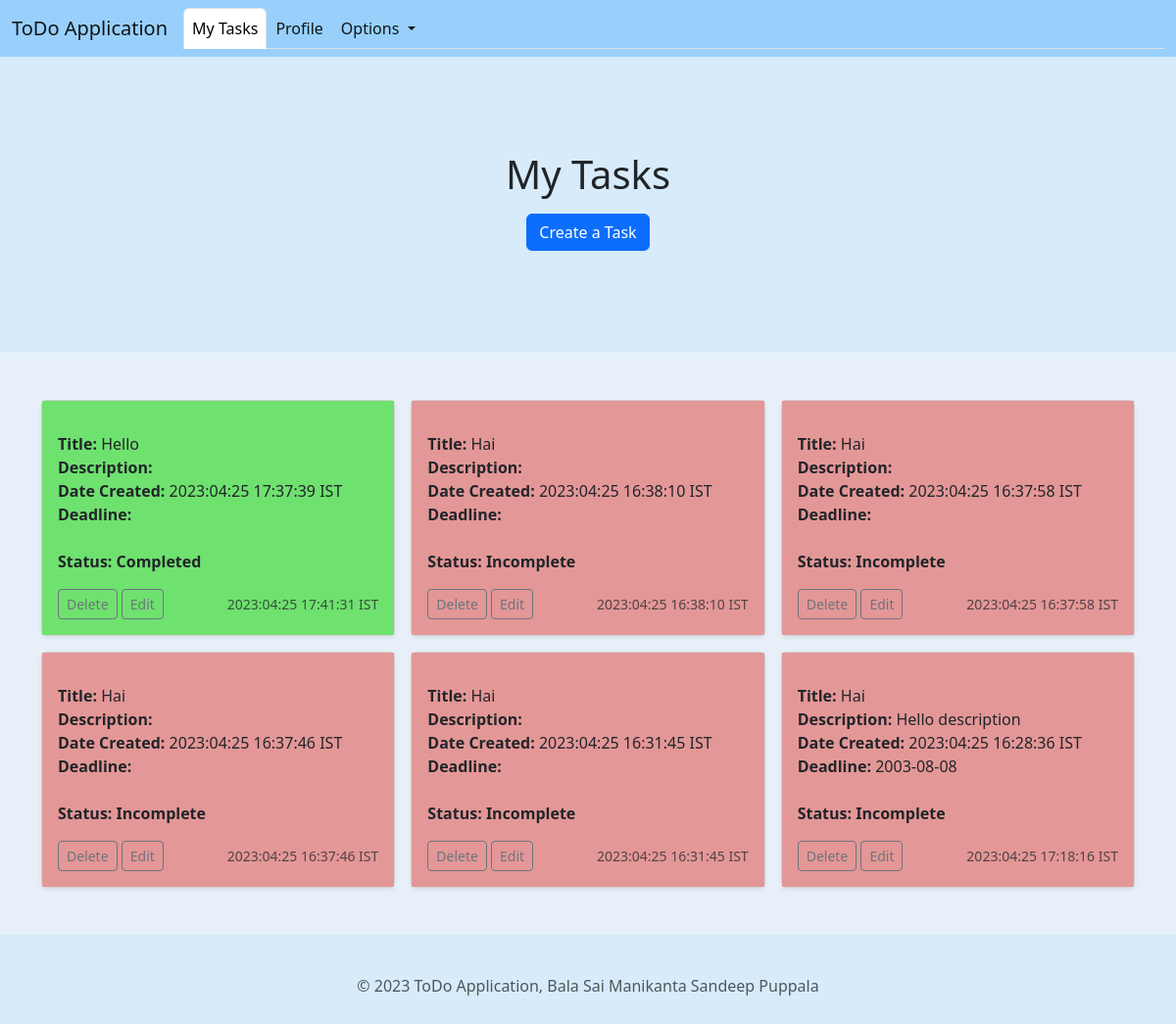
Screenshot of /home (signed in) with the database file from the repository.
### application/models.py (models this page shows)
class todo(db.Model):
    __tablename__="todo"
    todo_id=db.Column(db.Integer,primary_key=True)
    creator_id=db.Column(db.Integer,  db.ForeignKey("user.user_id"))
    title=db.Column(db.String)
    description=db.Column(db.String)
    status=db.Column(db.Integer)
    date_created=db.Column(db.String)
    deadline=db.Column(db.String)
    last_updated=db.Column(db.String)

### application/controllers.py (the view)
@app.route('/home',methods=['GET','POST'])
def home():
    user_id=session['user_id']
    a=ToDo().get_all_tasks(user_id)
    if a['code']==0:
        flash(a['message'], category='warning')
        alarm = True
        return render_template('message.html',title=a['title'],alarm=alarm,home=True)
    elif a['code']==1:
        flash(a['message'], category='warning')
        alarm = False
        return render_template('message.html',title=a['title'],alarm=alarm,home=True)
    elif a['code']==2:
        return render_template('home.html',title=a['title'],data=a['tasks'],home=True)

### application/functions.py (called while the page is built)
    def get_all_tasks(self,user_id):
        user1 = db.session.query(user).filter(user.user_id == user_id).first()
        print(user1)
        if user1 is None:
            return {'code':0,'title':'User Not Found',"message":"User Not Found"}
        todo1 = db.session.query(todo).filter(todo.creator_id == user_id).order_by(todo.todo_id.desc()).all()
        print(todo1)
        if todo1 is None or len(todo1)==0:
            return {'code':1,'title':'My Tasks',"message":"No tasks Yet"}
        d,count={'code':2,'title':'My Tasks','tasks':{}},1
        for i in todo1:
            d['tasks']['task '+str(count)]={"creator_id":i.creator_id,'task_id':i.todo_id,"title":i.title,"description":i.description,"status":i.status,"date_created":i.date_created,"deadline":i.deadline,"last_updated":i.last_updated}
            count+=1
        return d

### templates/home.html
{% extends 'app_base.html' %}
{% block content %}
<div class="row row-cols-1 row-cols-sm-2 row-cols-md-3 g-3">
    {% for i in data %}
    <div class="col">
      <div class="card shadow-sm ">
        <div class="card-body {% if data[i].status==1 %} color-green {% else %} color-red {% endif %}">
          <ul class="list-unstyled mt-3 mb-4">
            <li><b>Title: </b> {{data[i].title}}</li>
            <li><b>Description: </b> {{data[i].description}}</li>
            <li><b>Date Created: </b> {{data[i].date_created}}</li>
            <li><b>Deadline: </b> {{data[i].deadline}}</li>
          </ul>
          <p class="card-text"><b>Status: {% if data[i].status==1 %} Completed {% else %} Incomplete {% endif %}</b></p>
          <div class="d-flex justify-content-between align-items-center">
            <div class="btn-group">
              <form method="POST">
                <button type="submit" class="btn btn-sm btn-outline-secondary" formaction="/delete_task/{{data[i].task_id}}">Delete</button>
                <button type="submit" class="btn btn-sm btn-outline-secondary" formaction="/update_task/{{data[i].task_id}}">Edit</button>
              </form>
            </div>
            <small class="text-muted">{{data[i].last_updated}}</small>
          </div>
        </div>
      </div>
    </div>
    {% endfor %}
  </div>
{% endblock %}

### templates/app_base.html (shortened to what this page needs)
<!doctype html>
<html lang="en">
  <head>
    <link href="https://cdn.jsdelivr.net/npm/bootstrap@5.3.0-alpha3/dist/css/bootstrap.min.css" rel="stylesheet">
    <link href="/static/css/style.css" type="text/css" rel="stylesheet">
  </head>
  <body>
    <nav class="navbar nav-color navbar-expand-lg navbar-dark bg-dark" aria-label="Offcanvas navbar large">
      <div class="container-fluid">
        <a class="navbar-brand" href="">
         ToDo Application
        </a>
        <div class="offcanvas offcanvas-end color-nav" tabindex="-1" id="offcanvasNavbar2" aria-labelledby="offcanvasNavbar2Label">
          <div class="offcanvas-body">
            <ul class="navbar-nav justify-content flex-grow-1 pe-3  nav-tabs">
              <li class="nav-item">
                <a class="nav-link {% if home %}active{% endif %}" aria-current="page" href="/home">My Tasks</a>
              </li>
              <li class="nav-item">
                <a class="nav-link {% if profile %}active{% endif %}" aria-current="page" href="/profile">Profile</a>
              </li>
              <li class="nav-item dropdown">
                <a class="nav-link dropdown-toggle" href="#" role="button" data-bs-toggle="dropdown" aria-expanded="false">
                  Options
                </a>
              </li>
            </ul>
          </div>
        </div>
      </div>
    </nav>
    <main>
    {% if home %}
    <section class="py-5 text-center container">
        <div class="row py-lg-5">
        <div class="col-lg-6 col-md-8 mx-auto">
            <h1 class="fw-light">
                {{title}}
            </h1>
            <a href="/create_task" class="btn btn-primary my-2">Create a Task</a>
        </div>
        </div>
    </section>
    {% endif %}
    <div class="album py-5 bg-light">
        <div class="container">
            {% block content %}
            {% endblock %}
        </div>
    </div>
    </main>
    {% include "includes/footer.html" %}
  </body>
</html>

### templates/includes/footer.html
<div class="container">
    <footer class="py-3 my-4">
      <p class="text-center text-body-secondary">© 2023 ToDo Application, Bala Sai Manikanta Sandeep Puppala</p>
    </footer>
  </div>

### static/css/style.css (style rules this page uses)
.bg-dark { background-color: #98d0fb!important; }
.nav-link { color: rgba(0,0,0,.9); }
.nav-link.active { color:rgba(0,0,0,.9); }
.navbar-brand { color: rgba(0,0,0,.9); }
.navbar-nav .nav-link.active, .navbar-nav .show>.nav-link { color: #000; }
body { background-color:#d8ebfa; border-radius: 2px; }
.color-nav { background-color: #98d0fb; }
.album.py-5.bg-light { background-color: #e7f0f8!important; }
.bg-light { width:100%; }
.color-green { background-color: rgb(111, 225, 111); }
.color-red { background-color: rgb(228, 151, 151); }

### rows the page displays
todo: title "Hello", date_created "2023:04:25 17:37:39 IST", last_updated "2023:04:25 17:41:31 IST"
todo: title "Hai", date_created "2023:04:25 16:38:10 IST", last_updated "2023:04:25 16:38:10 IST"
todo: title "Hai", date_created "2023:04:25 16:37:58 IST", last_updated "2023:04:25 16:37:58 IST"
todo: title "Hai", date_created "2023:04:25 16:37:46 IST", last_updated "2023:04:25 16:37:46 IST"
todo: title "Hai", date_created "2023:04:25 16:31:45 IST", last_updated "2023:04:25 16:31:45 IST"
todo: title "Hai", description "Hello description", date_created "2023:04:25 16:28:36 IST", deadline "2003-08-08", last_updated "2023:04:25 17:18:16 IST"

### other values shown
{{ title }} "My Tasks"
